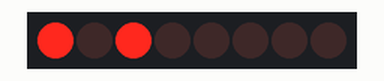
Recording of a sketch running on a simulated Arduino Uno, built with avr-gcc and run on an emulated ATmega328P. Parts: 8 shift-register outputs drawn as a row of LEDs (first output left, lit = HIGH). Wiring (inferred from the names in the program): shift register (74HC595): data pin 8; shift clock pin 10; latch pin 9. Wiring (inferred from the signals the program sends): row of LEDs: on Q0, Q1, Q2, Q3, Q4, Q5, Q6, Q7.

Above: at 0.2 s.
At 1.2 s:
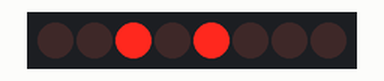
At 1.7 s:
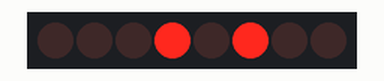
At 2.2 s:
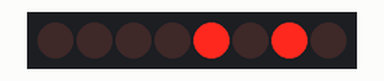
At 3.2 s:
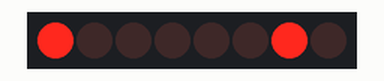
At 4.7 s:
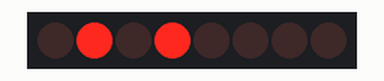
Timing chart, 0 to 5.2 s (numbered marks = the images above):
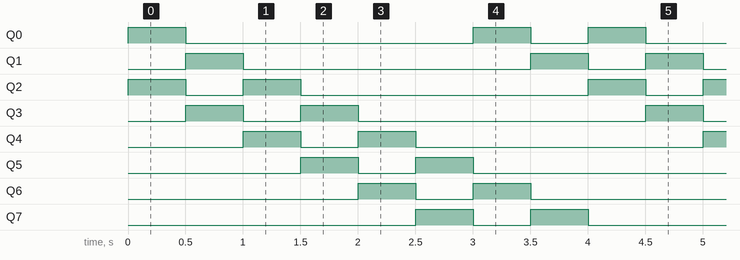

Measured:
- by itself, Q0, Q1: repeats every 4.0 s: LOW 2.5 s, HIGH 0.50 s, LOW 0.50 s, HIGH 0.50 s
- by itself, Q2–7: repeats every 4.0 s: LOW 0.50 s, HIGH 0.50 s, LOW 2.5 s, HIGH 0.50 s
- by itself, everything shown: repeats every 4.0 s, in 8 steps

The sketch:

EX_28_01.ino
```cpp
int DATA_PIN = 8;
int LATCH_CLOCK_PIN = 9;
int SHIFT_CLOCK_PIN = 10;

byte data = 0b00000101;

void setup() {
  pinMode(DATA_PIN, OUTPUT);
  pinMode(LATCH_CLOCK_PIN, OUTPUT);
  pinMode(SHIFT_CLOCK_PIN, OUTPUT);
}

void loop() {
  digitalWrite(LATCH_CLOCK_PIN, LOW);
  shiftOut(DATA_PIN, SHIFT_CLOCK_PIN, MSBFIRST, data);
  digitalWrite(LATCH_CLOCK_PIN, HIGH);

  data = (data << 1) | (data >> 7);

  delay(500);
}
```
